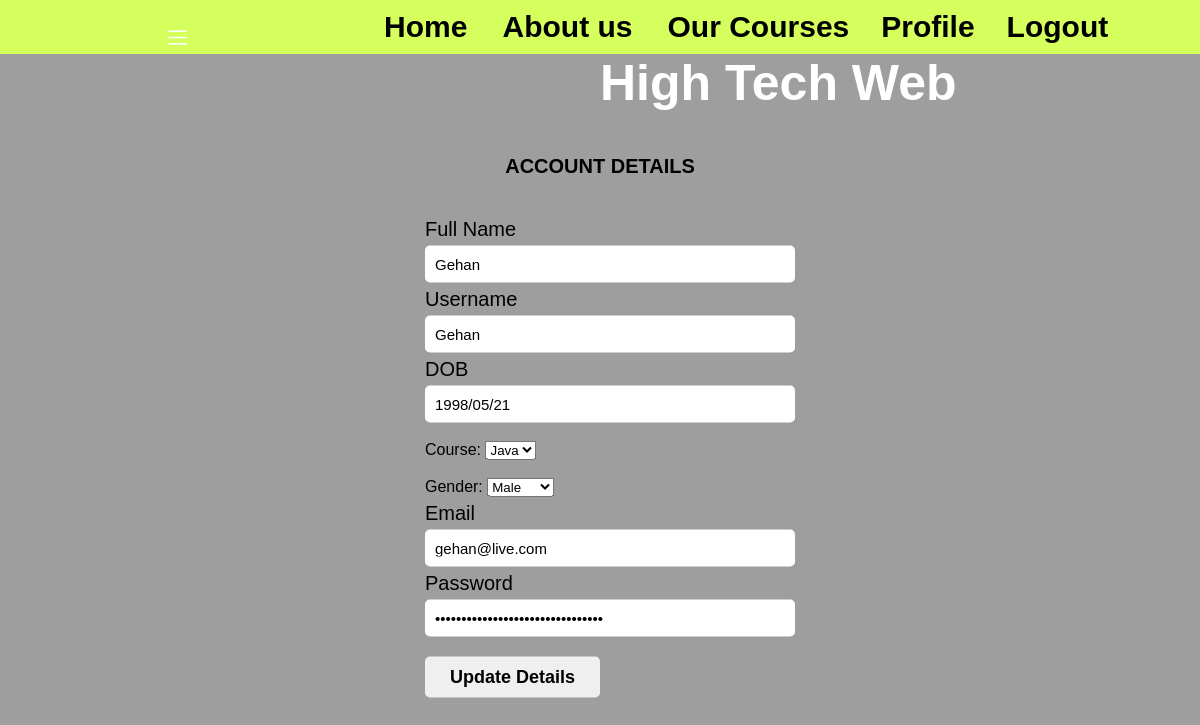
The page /Home/student.php (signed in) on the database its author committed.
### tables this page shows
CREATE TABLE `register` (
  `id` int(100) NOT NULL,
  `fullname` varchar(255) NOT NULL,
  `username` varchar(255) NOT NULL,
  `dob` varchar(100) NOT NULL,
  `course` varchar(100) NOT NULL,
  `gender` varchar(100) NOT NULL,
  `password` varchar(255) NOT NULL,
  `email` varchar(255) NOT NULL,
  `usertype` varchar(100) NOT NULL
);

### Home/student.php (the view, shortened to what this page needs)
<?php session_start();
$fullname = "";
$username = "";
$dob = "";
$email = "";
$password = "";
?>
<!doctype html>
<html>
<head>
    <link rel="stylesheet" href="student.css">
</head>
<?php include "../db.php"; ?>
<?php include "nav.php"; ?>
<body>
<?php if (isset($username)) {
$username = $_SESSION['username'];
$query = "SELECT * FROM `register` WHERE `username` = '{$username}' ";
$select_profile = mysqli_query($connection, $query);
while ($row = mysqli_fetch_array($select_profile)) {
    $fullname = $row['fullname'];
    $username = $row['username'];
    $dob = $row['dob'];
    $email = $row['email'];
    $password = $row['password'];
}
}
?>
    <h2> High Tech Web</h2>
    <div class="signup-form">
        <h3>Account Details</h3>
        <form action="#"method="post" enctype="multipart/form-data">
            <p>Full Name</p>
            <input value="<?php echo $fullname; ?>" type="text" name="Fullname" placeholder="">
            <p>Username</p>
            <input value="<?php echo $username; ?>" type="text" name="Username" placeholder="">
            <p>DOB</p>
            <input value="<?php echo $dob; ?>" type="text" name="DOB" placeholder="">
            <br>
            <br>
            <label for="Gender">Course:</label>
            <?php
            $query = "select * from course";
          $select_customer = mysqli_query($connection, $query);
          ?>
          <select name="Course" >
              <?php
          while ($row = mysqli_fetch_assoc($select_customer)) {
              ?>
              <option> <?php echo $row['name']; ?></option>
              <?php
          }
          ?>
          </select>
            <br>
            <br>
            <label for="Gender">Gender:</label>
            <select name="gender">
                <option value="Male">Male</option>
            </select>
                <br>
                <p>Email</p>
                <input value="<?php echo $email; ?>" type="email" name="Email" placeholder="">
                <p>Password</p>
                <input value="<?php echo $password; ?>" type="password" name="Password" placeholder="">
                <button name="update_user" type="submit">Update Details</button>
        </form>
    </div>
    <main>
        <img src="menu_64px.png" id="menuBtn">
    </main>
</body>
</html>

### Home/student.css (style rules this page uses)
h2 { padding-left: 600px; font-size: 50px; color: white; }
#menuBtn { width: 25px; position: fixed; left: 165px; top: 25px; z-index: 2; cursor: pointer; }
body { background-color:#9e9e9e; margin:0; background-size: cover; }
* { margin: 0; padding: 0; font-family: sans-serif; }
.signup-form { width: 350px; top: 52%; left: 50%; transform: translate(-50%, -50%); position: absolute; }
.signup-form h3 { font-size: 20px; text-align: center; text-transform: uppercase; margin: 40px 0; }
.signup-form p { font-size: 20px; margin: 5px 0; }
.signup-form input { font-size: 15px; width: 100%; padding: 10px 10px; border: 0; outline: none; border-radius: 5px; }
.signup-form button { font-size: 18px; font-weight: bold; margin: 20px 0; padding: 10px 15px; width: 50%; border-radius: 5px; border: none; cursor: pointer; }

### Home/index.css (style rules this page uses)
body,html { height: 100%; width: 100%; margin: 0; padding: 0; }

### rows shown on the page
register: Fullname "Gehan", Username "Gehan", DOB "1998/05/21", Email "gehan@live.com"

### other values the page prints
form field Course "Java"
